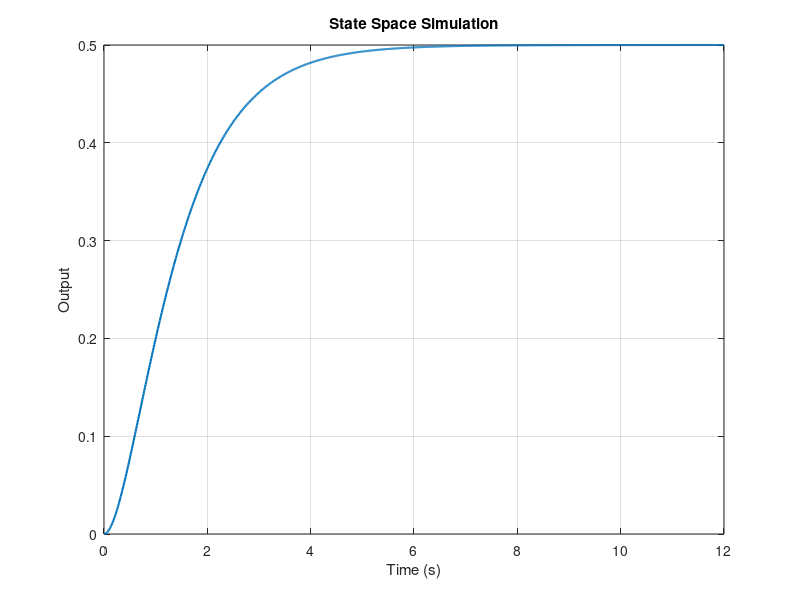

Recreate this plot in MATLAB.
%% Generated by RAG ModelSpec pipeline
% task_goal: 生成状态空间模型并进行仿真
% model_id: state_space_response
% assumptions:
%   - 用户提供的状态空间矩阵A、B、C、D符合模型要求
%   - 仿真时长为12秒
% evidence:
%   - model=transfer_function_step, score=7.4, id=2
%   - model=state_space_response, score=7.2, id=10
%   - model=state_space_response, score=6.0, id=11
%   - model=robot_2dof_kinematics, score=4.6, id=102
%   - model=battery_rc_model, score=4.3, id=80
%% Auto-generated MATLAB model: State Space Simulation
clear; clc; close all;

A = [0 1; -2 -3];
B = [0; 1];
C = [1 0];
D = [0];
sys = ss(A, B, C, D);

t = linspace(0, 12.0, 1000)';
u = ones(size(t));
y = lsim(sys, u, t);

figure('Name', 'State Space Output');
plot(t, y, 'LineWidth', 1.5);
xlabel('Time (s)');
ylabel('Output');
title('State Space Simulation');
grid on;
